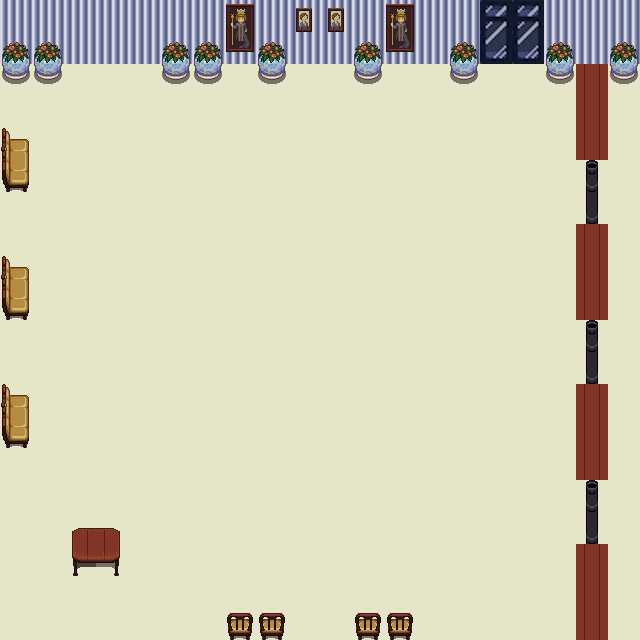

Below is a game level as drawn by its tile map, then a one-line description and the .tmx file that defines it, in full:
An orthogonal 20x20 tile map with 32x32 px tiles, 3 tile layers (ground, furniture1, furniture2), 2 tilesets and 4 objects (start, strawberry, heart3, heart4).

<map version="1.10" tiledversion="1.10.2" orientation="orthogonal" renderorder="right-down" width="20" height="20" tilewidth="32" tileheight="32" infinite="0" nextlayerid="8" nextobjectid="7">
 <editorsettings>
  <export target="assets/Map_3.tmj" format="json" />
 </editorsettings>
 <tileset firstgid="1" name="Inside_B" tilewidth="32" tileheight="32" tilecount="256" columns="16">
  <image source="assets/Inside_B.png" width="512" height="512" />
 </tileset>
 <tileset firstgid="257" name="Buildings2x32" tilewidth="32" tileheight="32" tilecount="180" columns="12">
  <image source="assets/Buildings2x32.png" width="384" height="480" />
 </tileset>
 <layer id="1" name="ground" width="20" height="20">
  <data encoding="csv">
402,402,402,402,402,402,402,402,402,402,402,402,402,402,402,301,301,402,402,402,
402,402,402,402,402,402,402,402,402,402,402,402,402,402,402,313,313,402,402,402,
101,101,101,101,101,101,101,101,101,101,101,101,101,101,101,101,101,101,101,101,
101,101,101,101,101,101,101,101,101,101,101,101,101,101,101,101,101,101,101,101,
101,101,101,101,101,101,101,101,101,101,101,101,101,101,101,101,101,101,101,101,
101,101,101,101,101,101,101,101,101,101,101,101,101,101,101,101,101,101,101,101,
101,101,101,101,101,101,101,101,101,101,101,101,101,101,101,101,101,101,101,101,
101,101,101,101,101,101,101,101,101,101,101,101,101,101,101,101,101,101,101,101,
101,101,101,101,101,101,101,101,101,101,101,101,101,101,101,101,101,101,101,101,
101,101,101,101,101,101,101,101,101,101,101,101,101,101,101,101,101,101,101,101,
101,101,101,101,101,101,101,101,101,101,101,101,101,101,101,101,101,101,101,101,
101,101,101,101,101,101,101,101,101,101,101,101,101,101,101,101,101,101,101,101,
101,101,101,101,101,101,101,101,101,101,101,101,101,101,101,101,101,101,101,101,
101,101,101,101,101,101,101,101,101,101,101,101,101,101,101,101,101,101,101,101,
101,101,101,101,101,101,101,101,101,101,101,101,101,101,101,101,101,101,101,101,
101,101,101,101,101,101,101,101,101,101,101,101,101,101,101,101,101,101,101,101,
101,101,101,101,101,101,101,101,101,101,101,101,101,101,101,101,101,101,101,101,
101,101,101,101,101,101,101,101,101,101,101,101,101,101,101,101,101,101,101,101,
101,101,101,101,101,101,101,101,101,101,101,101,101,101,101,101,101,101,101,101,
101,101,101,101,101,101,101,101,101,101,101,101,101,101,101,101,101,101,101,101
</data>
 </layer>
 <layer id="2" name="furniture1" width="20" height="20">
  <data encoding="csv">
402,402,402,402,402,402,402,33,402,17,17,402,33,402,402,301,301,402,402,402,
402,402,402,402,402,402,402,49,402,402,402,402,49,402,402,313,313,402,402,402,
0,0,0,0,0,0,0,0,0,0,0,0,0,0,0,0,0,0,82,0,
101,0,0,0,0,0,0,0,0,0,0,0,0,0,0,0,0,0,82,0,
195,0,0,0,0,0,0,0,0,0,0,0,0,0,0,0,0,0,82,0,
211,0,0,0,0,0,0,0,0,0,0,0,0,0,0,0,0,0,153,0,
101,0,0,0,0,0,0,0,0,0,0,0,0,0,0,0,0,0,169,0,
101,0,0,0,0,0,0,0,0,0,0,0,0,0,0,0,0,0,82,0,
195,0,0,0,0,0,0,0,0,0,0,0,0,0,0,0,0,0,82,0,
211,0,0,0,0,0,0,0,0,0,0,0,0,0,0,0,0,0,82,0,
101,0,0,0,0,0,0,0,0,0,0,0,0,0,0,0,0,0,153,0,
101,0,0,0,0,0,0,0,0,0,0,0,0,0,0,0,0,0,169,0,
195,0,0,0,0,0,0,0,0,0,0,0,0,0,0,0,0,0,82,0,
211,0,0,0,0,0,0,0,0,0,0,0,0,0,0,0,0,0,82,0,
101,0,0,0,0,0,0,0,0,0,0,0,0,0,0,0,0,0,82,0,
101,0,0,0,0,0,0,0,0,0,0,0,0,0,0,0,0,0,153,0,
101,0,65,67,0,0,0,0,0,0,0,0,0,0,0,0,0,0,169,0,
101,0,97,0,0,0,0,0,0,0,0,0,0,0,0,0,0,0,82,0,
101,0,0,0,0,0,0,0,0,0,0,0,0,0,0,0,0,0,82,0,
101,101,101,101,101,101,101,243,243,101,101,243,243,101,101,101,101,101,82,101
</data>
 </layer>
 <layer id="3" name="furniture2" width="20" height="20">
  <data encoding="csv">
0,0,0,0,0,0,0,0,0,0,0,0,0,0,0,0,0,0,0,0,
35,35,0,0,0,35,35,0,35,0,0,35,0,0,35,0,0,35,0,35,
51,51,0,0,0,51,51,0,51,0,0,51,0,0,51,0,0,51,0,51,
0,0,0,0,0,0,0,0,0,0,0,0,0,0,0,0,0,0,0,0,
0,0,0,0,0,0,0,0,0,0,0,0,0,0,0,0,0,0,0,0,
0,0,0,0,0,0,0,0,0,0,0,0,0,0,0,0,0,0,0,0,
0,0,0,0,0,0,0,0,0,0,0,0,0,0,0,0,0,0,0,0,
0,0,0,0,0,0,0,0,0,0,0,0,0,0,0,0,0,0,0,0,
0,0,0,0,0,0,0,0,0,0,0,0,0,0,0,0,0,0,0,0,
0,0,0,0,0,0,0,0,0,0,0,0,0,0,0,0,0,0,0,0,
0,0,0,0,0,0,0,0,0,0,0,0,0,0,0,0,0,0,0,0,
0,0,0,0,0,0,0,0,0,0,0,0,0,0,0,0,0,0,0,0,
0,0,0,0,0,0,0,0,0,0,0,0,0,0,0,0,0,0,0,0,
0,0,0,0,0,0,0,0,0,0,0,0,0,0,0,0,0,0,0,0,
0,0,0,0,0,0,0,0,0,0,0,0,0,0,0,0,0,0,0,0,
0,0,0,0,0,0,0,0,0,0,0,0,0,0,0,0,0,0,0,0,
0,0,65,67,0,0,0,0,0,0,0,0,0,0,0,0,0,0,0,0,
0,0,97,99,0,0,0,0,0,0,0,0,0,0,0,0,0,0,0,0,
0,0,0,0,0,0,0,0,0,0,0,0,0,0,0,0,0,0,0,0,
0,0,0,0,0,0,0,0,0,0,0,0,0,0,0,0,0,0,0,0
</data>
 </layer>
 <objectgroup id="4" name="objectLayer2">
  <object id="2" name="start" x="511" y="103">
   <point />
  </object>
  <object id="3" name="strawberry" x="56" y="591">
   <point />
  </object>
  <object id="5" name="heart3" x="78" y="233">
   <point />
  </object>
  <object id="6" name="heart4" x="476" y="370">
   <point />
  </object>
 </objectgroup>
</map>
